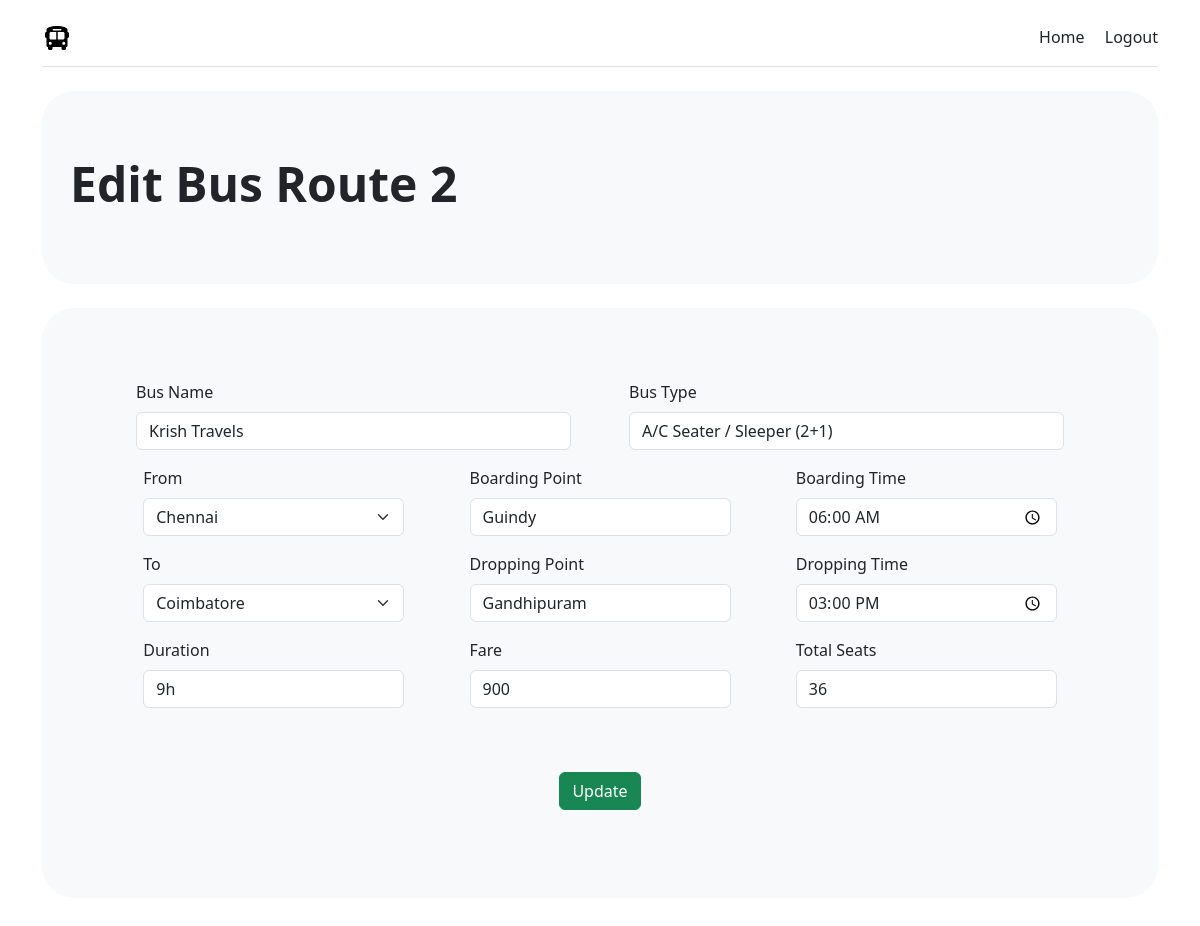
Page /admin/busRoutes/edit.php?bus_route_id=2 (signed in) on the committed database.
### tables this page shows
CREATE TABLE `bus_routes` (
  `id` bigint(20) UNSIGNED NOT NULL,
  `user_id` bigint(20) UNSIGNED NOT NULL,
  `from_location` varchar(255) NOT NULL,
  `to_location` varchar(255) NOT NULL,
  `bus_name` varchar(255) NOT NULL,
  `bus_type` varchar(255) NOT NULL,
  `duration` varchar(255) NOT NULL,
  `boarding_point` varchar(255) NOT NULL,
  `boarding_time` time NOT NULL,
  `dropping_point` varchar(255) NOT NULL,
  `dropping_time` time NOT NULL,
  `fare` int(11) NOT NULL,
  `total_seats` int(11) NOT NULL,
  `available_seats` int(11) NOT NULL
);

### admin/busRoutes/BusRoute.php (called while the page is built, shortened)
<?php
    class BusRoute{
        public function fetchById($busRouteId){
            $databaseConnect = new DatabaseConnect();
            $conn = $databaseConnect->getInstance();
            $sql = "SELECT * FROM bus_routes WHERE id = ? LIMIT 1";
            $stmt = $conn->prepare($sql);
            $stmt->bind_param('i',$busRouteId);
            $stmt->execute();
            $result = $stmt->get_result();
            return $result;
        }
    }
?>

### admin/busRoutes/edit.php (the view, shortened to what this page needs)
<?php
    require_once('BusRoute.php');
    $busRouteId = $_GET['bus_route_id'];
?>
<!doctype html>
<html lang="en" data-bs-theme="auto">
    <link href="https://cdn.jsdelivr.net/npm/bootstrap@5.3.2/dist/css/bootstrap.min.css" rel="stylesheet">
    <link rel="stylesheet" href="https://cdn.jsdelivr.net/npm/@docsearch/css@3">
  </head>
  <body>
<main>
  <div class="container py-4">
    <header class="pb-3 mb-4 border-bottom">
        <div class="d-flex align-items-center justify-content-between text-body-emphasis text-decoration-none">
            <div class="">
                <a href="../dashboard.php" class="text-body-emphasis text-decoration-none">
                    <img src="../../assets/images/bus-solid.svg" alt="Bootstrap" width="30" height="24">
                </a>
            </div>
            <div class="">
                <a class="text-dark text-decoration-none me-3" href="../dashboard.php">Home</a>
                <a class="text-dark text-decoration-none" href="../../logout.php">Logout</a>
            </div>
        </div>
    </header>
    <div class="p-3 mb-4 bg-body-tertiary rounded-5">
      <div class="container-fluid py-5">
        <h1 class="display-5 fw-bold">Edit Bus Route <?php echo $busRouteId; ?></h1>
      </div>
    </div>
    <div class="p-3 mb-4 bg-body-tertiary rounded-5">
      <div class="container-fluid py-5">
        <?php
            $busRoute = new BusRoute();
            $bus = $busRoute->fetchById($busRouteId);
            if (mysqli_num_rows($bus) > 0) {
                while($row = mysqli_fetch_array($bus)){
        ?>
        <div class="h-100 p-2 body-bg-tertiary rounded-5">
            <div class="form-row d-flex justify-content-evenly">
                <div class="form-group col-md-5">
                    <div class="mb-3">
                        <label for="busName" class="form-label">Bus Name</label>
                        <input type="text" class="form-control" id="busName" value="<?php echo $row['bus_name']; ?>">
                    </div>
                </div>
                <div class="form-group col-md-5">
                    <div class="mb-3">
                        <label for="busType" class="form-label">Bus Type</label>
                        <input type="text" class="form-control" id="busType" value="<?php echo $row['bus_type']; ?>">
                    </div>
                </div>
            </div>
            <div class="form-row d-flex justify-content-evenly">
                <div class="form-group col-md-3">
                    <div class="mb-3">
                        <label for="fromLocations" class="form-label">From</label>
                        <select class="form-control form-select" name="fromLocations" id="fromLocations"></select>
                    </div>
                </div>
                <div class="form-group col-md-3">
                    <div class="mb-3">
                        <label for="boardingPoint" class="form-label">Boarding Point</label>
                        <input type="text" class="form-control" id="boardingPoint" value="<?php echo $row['boarding_point']; ?>">
                    </div>
                </div>
                <div class="form-group col-md-3">
                    <div class="mb-3">
                        <label for="boardingTime" class="form-label">Boarding Time</label>
                        <input type="time" class="form-control" id="boardingTime" value="<?php echo $row['boarding_time']; ?>">
                    </div>
                </div>
            </div>
            <div class="form-row d-flex justify-content-evenly">
                <div class="form-group col-md-3">
                    <div class="mb-3">
                        <label for="toLocations" class="form-label">To</label>
                        <select class="form-control form-select" name="toLocations" id="toLocations"></select>
                    </div>
                </div>
                <div class="form-group col-md-3">
                    <div class="mb-3">
                        <label for="droppingPoint" class="form-label">Dropping Point</label>
                        <input type="text" class="form-control" id="droppingPoint" value="<?php echo $row['dropping_point']; ?>">
                    </div>
                </div>
                <div class="form-group col-md-3">
                    <div class="mb-3">
                        <label for="droppingTime" class="form-label">Dropping Time</label>
                        <input type="time" class="form-control" id="droppingTime" value="<?php echo $row['dropping_time']; ?>">
                    </div>
                </div>
            </div>
            <div class="form-row d-flex justify-content-evenly">
                <div class="form-group col-md-3">
                    <div class="mb-3">
                        <label for="duration" class="form-label">Duration</label>
                        <input type="text" class="form-control" placeholder="eg: 9h 55m" id="duration" value="<?php echo $row['duration']; ?>">
                    </div>
                </div>
                <div class="form-group col-md-3">
                    <div class="mb-3">
                        <label for="fare" class="form-label">Fare</label>
                        <input type="number" step="0.1" class="form-control" id="fare" value="<?php echo $row['fare']; ?>">
                    </div>
                </div>
                <div class="form-group col-md-3">
                    <div class="mb-3">
                        <label for="totalSeats" class="form-label">Total Seats</label>
                        <input type="number" class="form-control" id="totalSeats" value="<?php echo $row['total_seats']; ?>">
                    </div>
                </div>
            </div>
            <div class="form-row text-center mt-5">
                <div class="form-group">
                    <div class="mb-3">
                        <button class="btn btn-success d-flex mx-auto" name="create" id="create">Update</button>
                    </div>
                </div>
            </div>
        </div>
        <?php
                }
            }
        ?>
    </div>
    </div>
  </div>
</main>
</body>
</html>

### rows in the picture
bus_routes: bus_name "Krish Travels", bus_type "A/C Seater / Sleeper (2+1)", boarding_point "Guindy", boarding_time "06:00:00", dropping_point "Gandhipuram", dropping_time "15:00:00", duration "9h", fare "900", total_seats "36"

### other values in the picture
$busRouteId "2"
